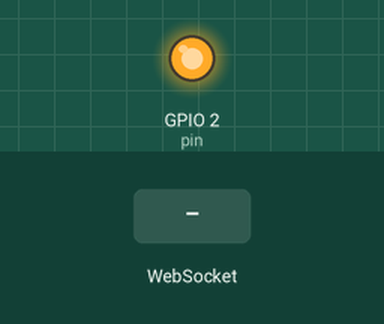
Recording of a program running on a simulated ESP32. Parts: output pins drawn as LEDs (lit = HIGH). Inputs (shaded band) come from the test bench. WiFi joins after 1.5 s; servers stay silent unless stated; what the program prints to the serial monitor is not drawn.

Above: at 1.6 s.
At 5.7 s:
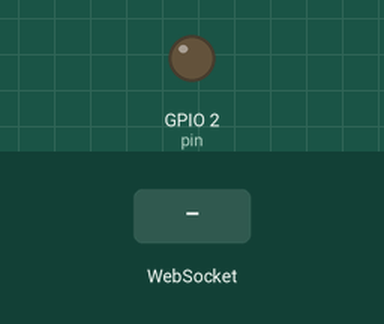
5.8 s: WebSocket text "LED" received
Timing chart, 0 to 8.8 s (numbered marks = the images above; inputs shaded):
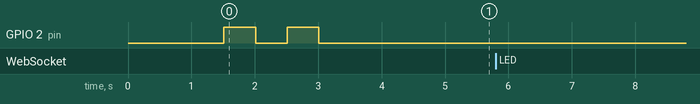

The program:

main.cpp
```cpp
#include <Arduino.h>
#include "WiFi.h"
#include "WebSocketsClient.h"
#include <ArduinoJson.h>

const char* ssid = "...";
const char* password = "...";

int portNumber = 8811; // preko vrat 8811 se bo esp32 povezal na node.js strežnik
WebSocketsClient webSocket; // kreiramo objekt razreda WebSocketsClient


// Koda, ki se izvede ob prejemu sporočila preko spletnega vtičnika 8811
// payload - sporočilo, ki ga dobimo s strani strežnika - npr. json
void onWebSocketEvent(WStype_t type, uint8_t * payload, size_t length) {
  switch (type)
  {
    case WStype_TEXT:
    {
      // v tem delu prenešeni string z JSON sporočilom pretvorimo v JSON objekt
      // <256> - določa kapaciteto objekta doc - StaticJsonDocument - 256 bytov
      StaticJsonDocument<256> doc;
      // deserializacija JSON dokumenta oz. sporočila
      // sporočilo bo shranjeno v spremenljivki z imenom doc
      DeserializationError error = deserializeJson(doc, payload); // string spravimo v spremenljivko doc

      // Ali je razčlenjevanje uspelo?
      if(error){
        Serial.print(F("deserializeJson() - napaka"));
        Serial.println(error.c_str());
        return;
      }

      // prestrezanje sporočila JSON, ki ga dobimo v spremenljivki payload
      // pretvorimo payload v spremenljivko doc
      // in iz nje lahko izložimo tip sporočila, vrednost in pin
      // glede na to kak tip sporočila dobimo ... (LED prižgemo ali ugasnemo)
      // če je tipa LED,
      // ji določimo vrednost in pin
      // potem pogledamo ali je pin enak 2
      // če je 0, na pin 2 ničlo
      // če je 1, na pin 2 enko

      char tip[40]; // spremenljivka za besedo iz JSON strukture
      memset(tip, 0, 40); // funkcija memset izbriše vse vrednosti iz znakovnega niza tip
      strcpy(tip, doc["tipSporočila"]); // 'string copy' - v spremenljivko tip kopiramo vrednsot pod ključem "tipSporočila" | v našem primeru je tip = "LED"

      if(strcmp(tip, "LED") == 0){ // 'string compare', če je tip sporočila LED ...
        int vrednost = doc["vrednost"]; // ... zapišemo v spremenljivko vrednost iz JSON strukture pod ključem 'vrednost' | v našem primeru je ta enaka 1
        int pin = doc["pin"]; // pin je enak 2
        if(pin == 2){         // če jih imamo več
          if(vrednost == 0){
            digitalWrite(2,0); // na pin 2 zapišemo 0 - na pin 2 je vgrajena modra LED dioda
          }
          else if(vrednost == 1){
            digitalWrite(2, 1); // na pin 2 zapišemo 1
          }
        }
        else // default:
        {
          Serial.println("Neprepoznana vrednost v JSON sporočilu.");
        }
        break;
      } // konec if stavka, če je tip sporočila "LED"
    }
    default:
    break;
  } // konec switch stavka (po C++ standardu, moramo obvezno imeti stavek default: break;)
}; // konec onWebSocketEvent


void setup() {

  Serial.begin(115200); // nastavimo hitrost serijske komunikacije na 115200 bitov/s
  WiFi.begin(ssid, password); // povežemo se na WiFi omrežje z imenom in geslom

  while (WiFi.status() != WL_CONNECTED) { // dokler se modul ne poveže na WiFi omrežje, ponavljamo zanko
    delay(500); // počakamo 500ms preden preverimo stanje povezave znova
    Serial.println("Povezovanje z WiFi omrežjem ..."); // izpišemo sporočilo na serijski monitor, da vidimo, da se še vedno poskuša povezati
  }

  // IZPIS IP NASLOVA
  Serial.println("Modul esp32 je povezan!");
  Serial.print("IP naslov esp32 modula: ");
  Serial.println(WiFi.localIP());
  Serial.print("Številka port-a: ");
  Serial.println(portNumber);
  Serial.print("WiFi.macAddress: ");
  Serial.println(WiFi.macAddress());


  pinMode(2, OUTPUT); // pin (nožica) št. 2 bo uporabljen kot digitalni izhod (na nožici 2 je povezana vgrajena LED dioda na ESP32)

  // ta del kode uporabimo kot indikator, da se je del kode prenesel na esp32 module, modra LED dioda bo 2x utripnila
  digitalWrite(2, HIGH); // na pin 2 zapišemo visoko vrednost (LED dioda se prižge)
  delay(500); // zakasnitev izvedbe programa za specificiran čas v milisekundah, 500ms = 0,5 s
  digitalWrite(2, LOW); // na pin 2 zapišemo nizko vrednost (LED dioda se ugasne)
  delay(500);
  digitalWrite(2, HIGH); // na pin 2 zapišemo visoko vrednost (LED dioda se prižge)
  delay(500);
  digitalWrite(2, LOW); // na pin 2 zapišemo nizko vrednost (LED dioda se ugasne)
  delay(500);

   // poženemo WebSocket strežnik in določimo "callback" funkcijo, ki se izvede ob vsakem dogodku na spletnem vtičniku (WebSocket-u)
  webSocket.begin("192.168.1.219", portNumber); // priključimo se na node.js strežnik na IP naslovu 192... port 8811
  delay(1000);
  webSocket.onEvent(onWebSocketEvent); // poženemo onWebSocketEvent funkcijo
}

void loop() {
  // Poslušamo na spletnem vtičniku 8811 (WebSocket-u) za podatke in dogodke
  // tu zapišemo kodo, ki se ponavljajoče izvaja
  webSocket.loop(); // spremlja komunikacijo na webSocket-u
}
```

Measured:
- after the input at 5.8 s, every drawn part: stays the same
